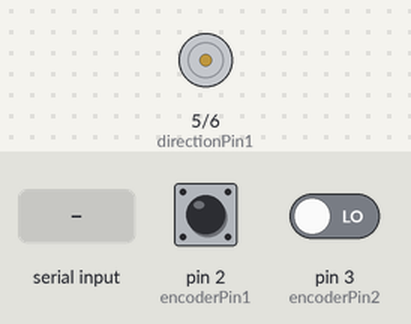
Bench run of a sketch on a simulated Arduino Uno, built with avr-gcc and run on an emulated ATmega328P. Shown: motor-driver pin pairs drawn as motors (green arrow = first pin HIGH = forward, orange = second pin HIGH = backward, longer = more drive, scaled by the enable pin). The test bench sets the inputs (shaded band); at power-on: pin 2 (encoderPin1) HIGH, pin 3 (encoderPin2) LOW. What the sketch prints to the serial monitor is not drawn.

Above: at 1.2 s.
1.3 s: "90,45\n" received over Serial
At 1.8 s:
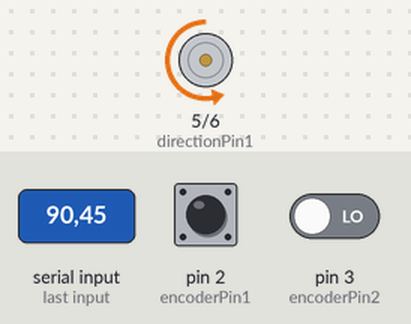
2.8 s: pin 2 (encoderPin1) pulsed LOW 2 times (0.12 s each, 0.3 s apart)
Timing chart, 0 to 5.8 s (numbered marks = the images above; inputs shaded):
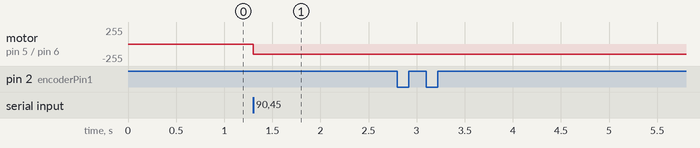

The sketch:

controlLoopNewInput.ino
```cpp
//PID-related
float previousTime = 0; //for calculating delta t
float previousError = 0; //for calculating the derivative (edot)
float errorIntegral = 0; //integral error
float currentTime = 0; //time in the moment of calculation
float deltaTime = 0; //time difference
float errorValue = 0; //error
float edot = 0; //derivative (de/dt)

//PID parameters - tuned by the user
float proportional = 0.1; //k_p = 0.5
float integral = 0.0000005; //k_i = 3
float derivative = 0.025; //k_d = 1
float controlSignal = 0; //u - Also called as process variable (PV)


//int target = 180;
float mulConst = 17401/360;
//float targetPosition = target*mulConst; //the PID will try to reach this value

const int PWMPin = 9; //this is an analog pin (with the tilde (~) symbol), this pin can also do higher frequency + independent from millis()'s timer
int PWMValue = 0; //0-255 PWM value for speed, external PWM boards can go higher (e.g. PCA9685: 12-bit => 0-4095)


const int directionPin1 = 5; //digital pin, output, sets the direction
const int directionPin2 = 6; //digital pin, output, sets the direction


int motorDirection = 0; //direction value 0: CCW, 1: CW. - Stored value

//Motor encoder
const int encoderPin1 = 2; //this pin is also the interrupt pin!
const int encoderPin2 = 3; //this pin is a normal pin, read upon the interrupt
int encoderPin2Value = 0; //value of the encoder pin (0 or 1), this pin is read inside the interrupt - used for direction determination

volatile float motorPosition = 0; //position based on the encoder

int target = 0 ;
int targetPrev = 0;
float targetPosition = target*mulConst; //the PID will try to reach this value

void setup(){
  pinMode(encoderPin1, INPUT); //A
  pinMode(encoderPin2, INPUT); //B

  pinMode(directionPin1,OUTPUT);
  pinMode(directionPin2,OUTPUT);
  pinMode(PWMPin,OUTPUT);
  attachInterrupt(digitalPinToInterrupt(encoderPin1), checkEncoder, RISING);

  Serial.begin(2000000);
}


void loop()
{
  while(Serial.available() == 0){
    target = Serial.parseInt();
    targetPosition = target*mulConst;
    calculatePID();
    //Serial.println("loopp");
  }
  //Serial.println(target);
  while(abs(errorValue) > 50){
    calculatePID();

    driveMotor();
  }
  digitalWrite(directionPin1, HIGH);
  digitalWrite(directionPin2, HIGH);
  //targetPrev = target;
  //Serial.println("Doneee");

  target = Serial.parseInt();
  calculatePID();

  //delay(1000);
  //Serial.println(errorValue);
  //Serial.println(motorPosition/mulConst);
  //printValues();
}

void checkEncoder()
{
  //We need to read the other pin of the encoder which will be either 1 or 0 depending on the direction
  encoderPin2Value = digitalRead(encoderPin2);

  if (encoderPin2Value == 1) //CW direction
  {
    motorPosition++;
  }
  else //else, it is zero... -> CCW direction
  {
    motorPosition--;
  }
}

void driveMotor()
{
  //Determine speed and direction based on the value of the control signal
  //direction
  //Serial.println("drive");
  if (controlSignal < 0) //negative value: CCW
  {
    motorDirection = 1;
  }
  else{
    motorDirection = -1;
  }
  //else if(controlSignal > 0) //positive: CW
 // {
 //   motorDirection = -1;
 // }
  //else //0: STOP - this might be a bad practice when you overshoot the setpoint
 //{
 //   motorDirection = 0;
// }
  //---------------------------------------------------------------------------
  //Speed
  PWMValue = (int)fabs(controlSignal); //PWM values cannot be negative and have to be integers
  if (PWMValue > 150) //fabs() = floating point absolute value
  {
    PWMValue = 150; //capping the PWM signal - 8 bit
  }

  if (PWMValue < 40 && errorValue != 0)
  {
    PWMValue = 40;
  }
  //A little explanation for the "bottom capping":
  //Under a certain PWM value, there won't be enough current flowing through the coils of the motor
  //Therefore, despite the fact that the PWM value is set to the "correct" value, the motor will not move
  //The above value is an empirical value, it depends on the motors perhaps, but 30 seems to work well in my case

  //we set the direction - this is a user-defined value, adjusted for TB6612FNG driver
  if (motorDirection == 1) //-1 == CCW
  {
    digitalWrite(directionPin1, LOW);
    digitalWrite(directionPin2, HIGH);
  }
  else if (motorDirection == -1) // == 1, CW
  {
    digitalWrite(directionPin1, HIGH);
    digitalWrite(directionPin2, LOW);
  }
  else // == 0, stop/break
  {
    digitalWrite(directionPin1, HIGH);
    digitalWrite(directionPin2, HIGH);
    PWMValue = 0;
    //In this block we also shut down the motor and set the PWM to zero
  }
  //----------------------------------------------------
  //Then we set the motor speed
  analogWrite(PWMPin, PWMValue);

  //Optional printing on the terminal to check what's up
    //Serial.println(motorPosition);
    Serial.print(errorValue);
    Serial.print(" ");
    Serial.print(PWMValue);
    Serial.print(" ");
    Serial.print(targetPosition);
    Serial.print(" ");
    Serial.println(motorPosition);
    Serial.println();

}

void calculatePID()
{
  //Determining the elapsed time
  currentTime = micros(); //current time
  deltaTime = (currentTime - previousTime) / 1000000.0; //time difference in seconds
  previousTime = currentTime; //save the current time for the next iteration to get the time difference
  //---
  errorValue = motorPosition - targetPosition; //Current position - target position (or setpoint)

  edot = (errorValue - previousError) / deltaTime; //edot = de/dt - derivative term

  errorIntegral = errorIntegral + (errorValue * deltaTime); //integral term - Newton-Leibniz, notice, this is a running sum!

  controlSignal = (proportional * errorValue) + (derivative * edot) + (integral * errorIntegral); //final sum, proportional term also calculated here

  previousError = errorValue; //save the error for the next iteration to get the difference (for edot)
}
```

Measured:
- after the input at 1.3 s, motor on pin 5 (directionPin1) / pin 6 (directionPin2): stopped → backward 150/255 at once
